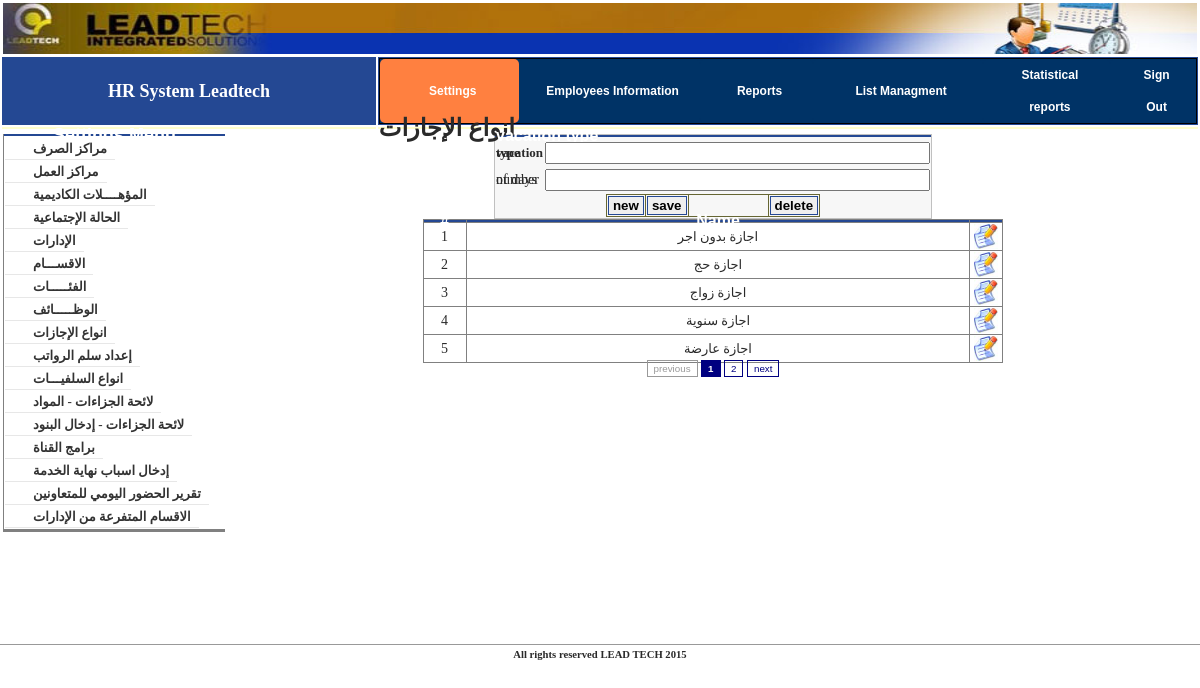
Screenshot of /index.php?mnu_id=1&page=holiday.php (signed in) with the database file from the repository.
### tables this page shows
CREATE TABLE `config_sub_menu` (
  `id` int(11) NOT NULL auto_increment,
  `main` int(11) NOT NULL,
  `menu_group` int(11) NOT NULL default '1',
  `link` varchar(50) NOT NULL,
  `name` varchar(50) NOT NULL,
  `publish` tinyint(4) NOT NULL,
  PRIMARY KEY  (`id`)
);

CREATE TABLE `lk_holiday` (
  `id` int(11) NOT NULL auto_increment,
  `name` varchar(50) NOT NULL,
  `days` int(11) NOT NULL,
  PRIMARY KEY  (`id`)
);

### my_fun.php (called while the page is built, shortened)
<?php
function curPageURL() {
  return 'index.php?';
}
function getCurPageParamter($notThis) {
    $paramters="";
	$escparapters = explode("+", $notThis);
	foreach($_REQUEST as $param => $val) {
	 if(in_array($param,$escparapters))
		 $paramters .= $param.'='.$val.'&';
	}
	$paramters = substr($paramters,0,strlen($paramters)-1);
	return $paramters;
}
?>

### module/holiday.php (the view, shortened to what this page needs)
<html dir="rtl">
<head>
</head>
<body>
<form method="POST" action="">
<div align="center">
<table border="0" width="40%" style="border-collapse: collapse; border: 1px solid #C0C0C0" dir="ltr" class="tb_bgcolrform">
	<tr>
		<td colspan="2" class="tdtitle">vacation type</td>
	</tr>
	<tr>
		<td width="98%"  colspan="2" class="message">
		<?php echo @$mess;?></td>
	</tr>
	<tr>
		<td width="20%" height="25" align="left"><font size="2"><b>vacation type</b></font></td>
		<td width="80%" height="25">
		<input type="text" name="name" size="40" AUTOCOMPLETE="Off" class="text" value="<?php if(!empty($_GET["id"])) echo @mysql_result($rs_select,0,'name');?>"></td>
	</tr>
	<tr>
		<td width="20%" height="25" align="left"><span lang="en-us">number of
		days</span></td>
		<td width="80%" height="25">
		<input type="text" name="days" size="40" AUTOCOMPLETE="Off" class="text" value="<?php if(!empty($_GET["id"])) echo @mysql_result($rs_select,0,'days');?>"></td>
	</tr>
	<tr>
		<td colspan="2">
		<div align="center">
			<table border="1" width="100" id="table1" style="border-collapse: collapse; border: 1px solid #666633">
				<tr>
					<td>
					<input type="submit" value="new" name="new" class="button"></td>
					<td>
					<input type="submit" value="save" name="save" class="button"></td>
					<td>&nbsp;&nbsp;&nbsp;&nbsp;&nbsp;&nbsp;&nbsp;&nbsp;&nbsp;&nbsp;&nbsp;&nbsp;&nbsp;&nbsp;&nbsp;&nbsp;&nbsp;&nbsp;&nbsp;&nbsp;&nbsp;&nbsp;</td>
					<td>
					<input type="submit" value="delete" name="delete" class="button"></td>
				</tr>
			</table></div></td>
	</tr>
</table>
</div>
</form>
<div align="center">
<?php
	$result = mysql_query("select count(*) as noOfrows from lk_holiday");
	$no = @mysql_result($result,0,'noOfrows');
	$testPage = new Paginator();
	$testPage->items_total = $no;
	$testPage->mid_range = 9;
	$testPage->default_ipp = 5;
	$testPage->paginate();
	$table = "<table border=\"1\" width=\"60%\" style=\"border-collapse: collapse\" dir=\"ltr\" height=\"10%\"><td align=\"center\" class=\"tdtitle\">#</td><td  align=\"center\" class=\"tdtitle\">Name</td></td><td align=\"center\" class=\"tdtitle\">&nbsp;</td>";
	$result = mysql_query("select * from lk_holiday order by id asc $testPage->limit");
	while($row = mysql_fetch_row($result)){
		$table .="<tr><td align=\"center\" width=\"40\">".$row[0]."</td><td align=\"center\"><font size=\"2\" face=\"Tahoma\">".$row[1]."</font></td><td align=\"center\" width=\"30\"><a href=\"".curPageURL().getCurPageParamter('mnu_id+page+pagination_page')."&id=".$row[0]."\"><img border=\"0\" alt=\"select\" title=\"select\"  src=\"images/icon-32-edit.jpg\" width=\"24\" height=\"25\"></a></td></tr>";
	}
	$table .= "</table>";
	echo '<br />'.$table.'<br />';
	echo $testPage->display_pages();
  ?>
</body>
</html>

### index.php (shortened to what this page needs)
<?php
include("my_fun.php");
include('module/paginator.php');
if(isset($_SESSION["login"])){
$rs_title=mysql_query("select *from config_sub_menu where link='".$_GET["page"]."'");
$title=@mysql_result($rs_title,0,'name');
?>
<!DOCTYPE html PUBLIC "-//W3C//DTD XHTML 1.0 Transitional//EN" "http://www.w3.org/TR/xhtml1/DTD/xhtml1-transitional.dtd">
<html dir="rtl">
<head>
<link href="css/style.css" rel="stylesheet" type="text/css" />
<link rel="stylesheet" type="text/css" href="css/Calinder/css/jscal2.css" />
<link rel="stylesheet" type="text/css" href="css/Calinder/css/border-radius.css" />
<link rel="stylesheet" type="text/css" href="css/Calinder/css/steel/steel.css" />
<link rel="stylesheet" type="text/css" href="css/AutoStyle.css" />
<link rel="stylesheet" type="text/css" href="css/temp.css" />
<link rel="stylesheet" type="text/css" href="css/style_pagination.css" />
</head>
<body>
	<div align="center">
	<table border="0" width="100%" id="table1" dir="ltr">
		<tr>
			<td colspan="2"s><?php include("header.php"); ?></td>
		</tr>
		<tr>
			<td bgcolor="#244893" width="31%" align="center">
			<span lang="en-us">
			<font size="4" color="#FFFFFF" face="Times New Roman"><b>HR System
			Leadtech</b></font></span></td>
			<td bgcolor="#244893" width="68%"><?php include("tab.php");?></td>
		</tr>
		<tr>
			<td valign="top" bgcolor="#FFFFCC"><b><font size="5"></font></b></td>
			<td valign="top" bgcolor="#FFFFCC"><b><font size="5"><?php echo @$title;?></font></b></td>
		</tr>
		</div>
		<table border="0" width="100%" dir="rtl">
			<tr>
			<td valign="top" align="center" height="500" ><span lang="en-us"  >
			<?php	if(!empty($_GET["page"]) && $_GET["mnu_id"]!=5 )	@include("module/$_GET[page]");	?>
			<td valign="top" width="222" class="mazin" dir="ltr">	<?php
						include("left_menu.php");
						?>	</td>
		<tr>
			<td colspan="2" ><hr size="1" color="#999999"><?php include("footer.php");?></td>
		</tr>
</body>
</html>
<?php
}
else
header("location: Splashtastic/index.html");
?><?php ob_flush();?>

### left_menu.php (shortened to what this page needs)
<?php
$rs_menu=mysql_query("select *from config_sub_menu where main=$_GET[mnu_id] and publish=1 order by id asc");
@$menu_count=mysql_num_rows($rs_menu);
?>
<head>
</head>
<table width="100%" style="border-collapse: collapse; padding-left:4px; padding-right:4px; padding-top:1px; padding-bottom:1px; border-left-style:solid; border-left-width:1px; border-bottom-style:solid">
	<tr>
		<td align="center" class="tdtitle">
		<font size="4">
		<?php
			if($_GET["mnu_id"]==1)
				echo "Settings Menu";
			elseif($_GET["mnu_id"]==2)
				echo "Main menu";
			elseif($_GET["mnu_id"]==3)
				echo "Reports Menu";
			elseif($_GET["mnu_id"]==4)
				echo "Lists Mangment";
				elseif($_GET["mnu_id"]==5)
				echo "Employees Archive";
				elseif($_GET["mnu_id"]==6)
				echo "Statistical Reports";
		?>
</font>
</td>
	</tr>
	<tr class="menu_link"><td style="padding-right: 5px" align="center">
	</td></tr>
<?php
if ($_GET["mnu_id"]==3)
include("rpt_menu.php");
else
{
for($i=0;$i<$menu_count;$i++){?>
<tr class="menu_link"><td style="padding-right:2px" align="center" color="#EBEBEB">
<a href="index.php?mnu_id=<?php echo  $_GET["mnu_id"];?>&page=<?php echo  mysql_result($rs_menu,$i,'link')?>">
<?php echo mysql_result($rs_menu,$i,'name');?>
</a>
</td></tr>
<?php }
}
?>
</table>

### css/style.css (style rules this page uses)
body { padding:0; margin:0; font-family:"Trebuchet Ms"; color:#2a2a2a; font-size:14px; line-height:0px; }

### css/temp.css (style rules this page uses)
tr.menu_link td a { border-bottom-color: #E7E7E7; border-bottom-style: solid; border-bottom-width: 1px; color: #333333; display: block; line-height: 13px; padding-bottom: 4px; padding-left: 28px; padding-right: 8px; padding-top: 3px; position: relative; text-decoration: none; font-family:times new roman; font-size:13px; float:left; font-weight:bold; }
td.message { font-size:9pt; font-family:tahoma; color:red; text-align:right; }
td.tdtitle { font-size:12pt; font-family:arial; font-weight:bold; color:#ffffff; background:#244893; }
input.button { display: block; border: 1px solid #244893; padding-left: 4px; padding-right: 4px; padding-top: 1px; padding-bottom: 1px; font-size:10pt; font-family:arial; font-weight:bold; }
input.text { font-size:11pt; font-family:arial; font-weight:bold; }
table.tb_bgcolrform { background:#F7F7F7; }

### rows the page displays
config_sub_menu: name "انواع الإجازات"
lk_holiday: id "1", name "اجازة بدون اجر"
lk_holiday: id "2", name "اجازة حج"
lk_holiday: id "3", name "اجازة زواج"
lk_holiday: id "4", name "اجازة سنوية"
lk_holiday: id "5", name "اجازة عارضة"
config_sub_menu: name "مراكز الصرف"
config_sub_menu: name "مراكز العمل"
config_sub_menu: name "المؤهــــلات الكاديمية"
config_sub_menu: name "الحالة الإجتماعية"
config_sub_menu: name "الإدارات"
config_sub_menu: name "الاقســـام"
config_sub_menu: name "الفئـــــات"
config_sub_menu: name "الوظـــــائف"
config_sub_menu: name "إعداد سلم الرواتب"
config_sub_menu: name "انواع السلفيـــات"
config_sub_menu: name "لائحة الجزاءات - المواد"
config_sub_menu: name "لائحة الجزاءات - إدخال البنود"
config_sub_menu: name "برامج القناة"
config_sub_menu: name "إدخال اسباب نهاية الخدمة"
config_sub_menu: name "تقرير الحضور اليومي للمتعاونين"
config_sub_menu: name "الاقسام المتفرعة من الإدارات"
